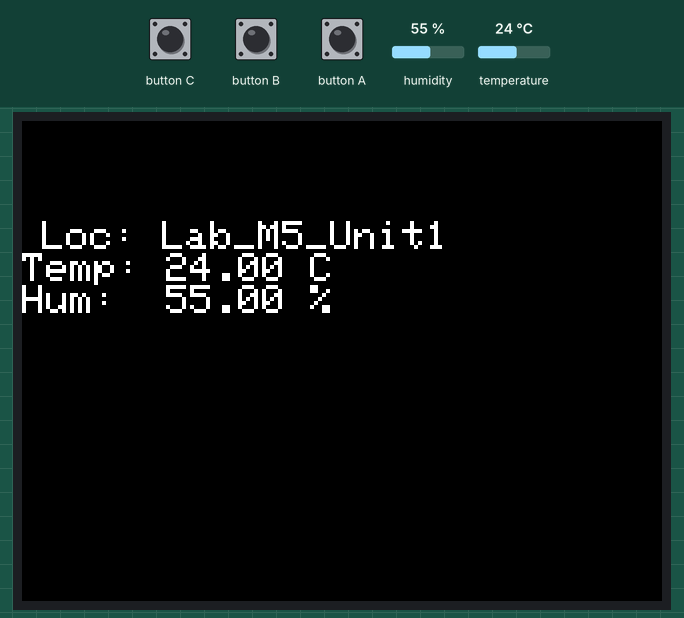
Simulated run of this sketch. Board: ESP32. Parts: 320×240 colour display. Inputs (shaded band) come from the test bench; at power-on: humidity 55 %, temperature 24 °C. WiFi joins after 1.5 s; servers stay silent unless stated; no MQTT or app messages arrive unless stated.

Above: at 2.8 s.
2.9 s: humidity set to 22 %
At 7.7 s:
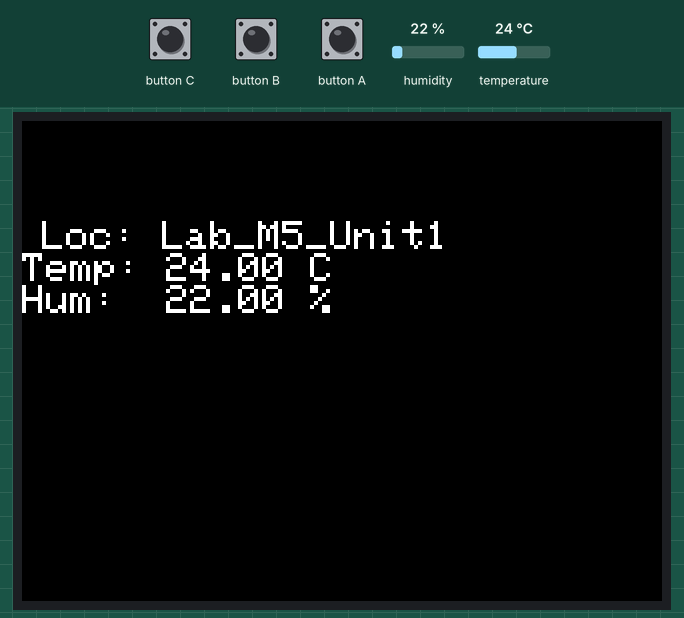
8.7 s: temperature set to 12 °C
At 13.1 s:
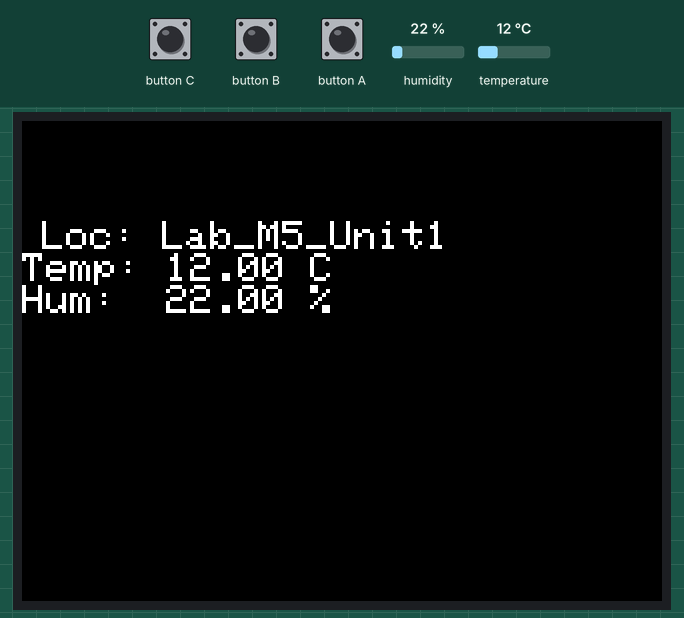
14.5 s: humidity set to 40 %
At 18.6 s:
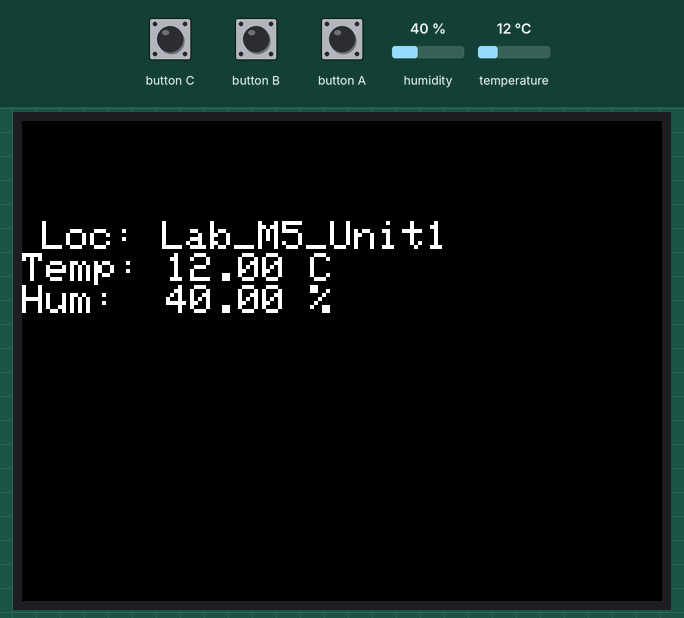
20.3 s: temperature set to 19 °C
Timing chart, 0 to 23.3 s (numbered marks = the images above; inputs shaded):
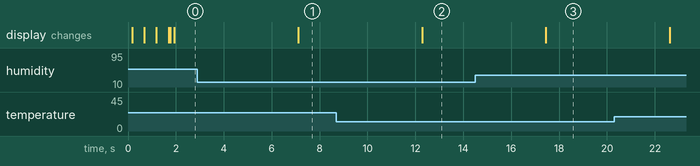

The sketch:

M5Core2_AHT20_MQTT.ino
```cpp
#include <M5Unified.h>       // Replaces M5Core2.h
#include <WiFi.h>
#include <PubSubClient.h>
#include <ArduinoJson.h>
#include <Adafruit_AHTX0.h>

// --- USER CONFIGURATION ---
const char* ssid = "YOUR_WIFI_SSID";
const char* password = "YOUR_WIFI_PASSWORD";
const char* mqtt_server = "192.168.1.100"; // Replace with your RPi IP
const int mqtt_port = 1883;
const char* location = "Lab_M5_Unit1";
// --------------------------

WiFiClient espClient;
PubSubClient client(espClient);
Adafruit_AHTX0 aht;

void setup_wifi() {
  delay(10);
  M5.Display.print("Connecting to WiFi...");
  WiFi.begin(ssid, password);
  while (WiFi.status() != WL_CONNECTED) {
    delay(500);
    M5.Display.print(".");
  }
  M5.Display.println("\nWiFi connected");
}

void reconnect() {
  while (!client.connected()) {
    M5.Display.print("Attempting MQTT connection...");
    String clientId = "M5Core2-";
    clientId += String((uint32_t)ESP.getEfuseMac(), HEX);

    if (client.connect(clientId.c_str())) {
      M5.Display.println("connected");
    } else {
      M5.Display.printf("failed, rc=%d try again in 5s\n", client.state());
      delay(5000);
    }
  }
}

void setup() {
  // M5Unified handles power and display initialization automatically
  M5.begin();
  M5.Display.setTextSize(2);
  M5.Display.println("Init AHT20 & MQTT...");

  // Initialize I2C for Port A (Core2 Internal I2C is different, Port A is usually 32, 33)
  // M5Unified automatically manages Wire, but we ensure connection to Port A
  Wire.begin(32, 33);

  if (!aht.begin(&Wire)) {
    M5.Display.println("Could not find AHT? Check wiring");
    while (1) delay(10);
  }
  M5.Display.println("AHT20 Found");

  setup_wifi();
  client.setServer(mqtt_server, mqtt_port);
}

void loop() {
  M5.update(); // Update button states/power management

  if (!client.connected()) {
    reconnect();
  }
  client.loop();

  // 1. Get Sensor Data using Unified Sensor Interface
  sensors_event_t humidity, temp;
  aht.getEvent(&humidity, &temp); // Populates the objects with fresh data

  float t_val = temp.temperature;
  float h_val = humidity.relative_humidity;

  // 2. Create JSON Payload
  StaticJsonDocument<256> doc;
  doc["loc"] = location;
  doc["temp"] = serialized(String(t_val, 2)); // Force 2 decimal places
  doc["hum"] = serialized(String(h_val, 2));

  char buffer[256];
  serializeJson(doc, buffer);

  // 3. Publish
  client.publish("lab/temphum", buffer);

  // 4. Visual Feedback
  M5.Display.fillScreen(TFT_BLACK);
  M5.Display.setCursor(10, 50);
  M5.Display.printf("Loc: %s\n", location);
  M5.Display.printf("Temp: %.2f C\n", t_val);
  M5.Display.printf("Hum:  %.2f %%", h_val);

  delay(5000);
}
```

Measured:
- after the input at 2.9 s, the display: changes after 4.2 s (image 1)
- after the input at 8.7 s, the display: changes after 3.6 s (image 2)
- after the input at 14.5 s, the display: changes after 3.0 s (image 3)
